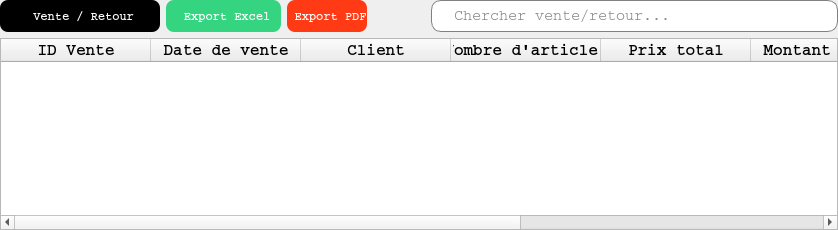
            <widget class="QWidget" name="tab_ventes_retours">
             <attribute name="title">
              <string>Ventes et Retours</string>
             </attribute>
             <layout class="QGridLayout" name="gridLayout_10">
              <property name="leftMargin">
               <number>0</number>
              </property>
              <property name="topMargin">
               <number>0</number>
              </property>
              <property name="rightMargin">
               <number>0</number>
              </property>
              <property name="bottomMargin">
               <number>0</number>
              </property>
              <item row="0" column="0">
               <layout class="QHBoxLayout" name="horizontalLayout_15">
                <item>
                 <widget class="QPushButton" name="btn_ajout_vente_retour">
                  <property name="minimumSize">
                   <size>
                    <width>160</width>
                    <height>32</height>
                   </size>
                  </property>
                  <property name="maximumSize">
                   <size>
                    <width>160</width>
                    <height>32</height>
                   </size>
                  </property>
                  <property name="font">
                   <font>
                    <family>Courier</family>
                    <pointsize>-1</pointsize>
                    <bold>true</bold>
                   </font>
                  </property>
                  <property name="cursor">
                   <cursorShape>PointingHandCursor</cursorShape>
                  </property>
                  <property name="styleSheet">
                   <string notr="true">QPushButton{
	background-color: rgb(0, 0, 0);
	color: white;
	border: none;
	border-radius: 8px;
	font-weight: bold;
	font-size: 12px
}</string>
                  </property>
                  <property name="text">
                   <string> Vente / Retour</string>
                  </property>
                  <property name="icon">
                   <iconset resource="../ressources.qrc">
                    <normaloff>:/icones/add.png</normaloff>:/icones/add.png</iconset>
                  </property>
                 </widget>
                </item>
                <item>
                 <widget class="QPushButton" name="btn_export_ventes_retours_excel">
                  <property name="minimumSize">
                   <size>
                    <width>115</width>
                    <height>32</height>
                   </size>
                  </property>
                  <property name="maximumSize">
                   <size>
                    <width>115</width>
                    <height>32</height>
                   </size>
                  </property>
                  <property name="font">
                   <font>
                    <family>Courier</family>
                    <pointsize>-1</pointsize>
                    <bold>true</bold>
                   </font>
                  </property>
                  <property name="cursor">
                   <cursorShape>PointingHandCursor</cursorShape>
                  </property>
                  <property name="styleSheet">
                   <string notr="true">QPushButton{
	background-color: #34D481;
	color: white;
	border: none;
	border-radius: 8px;
	font-weight: bold;
	font-size: 12px
}</string>
                  </property>
                  <property name="text">
                   <string> Export Excel</string>
                  </property>
                  <property name="icon">
                   <iconset resource="../ressources.qrc">
                    <normaloff>:/icones/excel.png</normaloff>:/icones/excel.png</iconset>
                  </property>
                 </widget>
                </item>
                <item>
                 <widget class="QPushButton" name="btn_export_vente_retour_pdf">
                  <property name="minimumSize">
                   <size>
                    <width>0</width>
                    <height>32</height>
                   </size>
                  </property>
                  <property name="maximumSize">
                   <size>
                    <width>125</width>
                    <height>32</height>
                   </size>
                  </property>
                  <property name="font">
                   <font>
                    <family>Courier</family>
                    <pointsize>-1</pointsize>
                    <bold>true</bold>
                   </font>
                  </property>
                  <property name="cursor">
                   <cursorShape>PointingHandCursor</cursorShape>
                  </property>
                  <property name="styleSheet">
                   <string notr="true">QPushButton{
	background-color: rgb(255, 58, 21);
	color: white;
	border: none;
	border-radius: 8px;
	font-weight: bold;
	font-size: 12px
}</string>
                  </property>
                  <property name="text">
                   <string> Export PDF</string>
                  </property>
                  <property name="icon">
                   <iconset resource="../ressources.qrc">
                    <normaloff>:/icones/pdf.png</normaloff>:/icones/pdf.png</iconset>
                  </property>
                 </widget>
                </item>
                <item>
                 <spacer name="horizontalSpacer_13">
                  <property name="orientation">
                   <enum>Qt::Orientation::Horizontal</enum>
                  </property>
                  <property name="sizeHint" stdset="0">
                   <size>
                    <width>58</width>
                    <height>20</height>
                   </size>
                  </property>
                 </spacer>
                </item>
                <item>
                 <widget class="QLineEdit" name="cherche_vente_retour">
                  <property name="minimumSize">
                   <size>
                    <width>407</width>
                    <height>32</height>
                   </size>
                  </property>
                  <property name="maximumSize">
                   <size>
                    <width>407</width>
                    <height>31</height>
                   </size>
                  </property>
                  <property name="font">
                   <font>
                    <family>Courier</family>
                    <pointsize>11</pointsize>
                   </font>
                  </property>
                  <property name="styleSheet">
                   <string notr="true">QLineEdit{
	padding-left: 20px;
	border: 1px solid gray;
	border-radius:10px
}</string>
                  </property>
                  <property name="placeholderText">
                   <string>Chercher vente/retour...</string>
                  </property>
                  <property name="clearButtonEnabled">
                   <bool>true</bool>
                  </property>
                 </widget>
                </item>
               </layout>
              </item>
              <item row="1" column="0">
               <widget class="QTableWidget" name="table_infos_ventes_retours">
                <property name="font">
                 <font>
                  <family>Courier</family>
                  <pointsize>12</pointsize>
                 </font>
                </property>
                <property name="styleSheet">
                 <string notr="true">QHeaderView::section{
	font-weight: bold;
	/*background-color: black;*/
	/*color: white;*/
}

QTablewidget{
	alternate-background-color: #B0EDFB;
	background-color: #F4F9FA;
}</string>
                </property>
                <property name="editTriggers">
                 <set>QAbstractItemView::EditTrigger::NoEditTriggers</set>
                </property>
                <property name="alternatingRowColors">
                 <bool>true</bool>
                </property>
                <property name="textElideMode">
                 <enum>Qt::TextElideMode::ElideNone</enum>
                </property>
                <property name="verticalScrollMode">
                 <enum>QAbstractItemView::ScrollMode::ScrollPerItem</enum>
                </property>
                <property name="horizontalScrollMode">
                 <enum>QAbstractItemView::ScrollMode::ScrollPerItem</enum>
                </property>
                <property name="sortingEnabled">
                 <bool>true</bool>
                </property>
                <attribute name="horizontalHeaderCascadingSectionResizes">
                 <bool>true</bool>
                </attribute>
                <attribute name="horizontalHeaderMinimumSectionSize">
                 <number>80</number>
                </attribute>
                <attribute name="horizontalHeaderDefaultSectionSize">
                 <number>150</number>
                </attribute>
                <attribute name="horizontalHeaderStretchLastSection">
                 <bool>true</bool>
                </attribute>
                <column>
                 <property name="text">
                  <string>ID Vente</string>
                 </property>
                </column>
                <column>
                 <property name="text">
                  <string>Date de vente</string>
                 </property>
                </column>
                <column>
                 <property name="text">
                  <string>Client</string>
                 </property>
                </column>
                <column>
                 <property name="text">
                  <string>Nombre d'articles</string>
                 </property>
                </column>
                <column>
                 <property name="text">
                  <string>Prix total</string>
                 </property>
                </column>
                <column>
                 <property name="text">
                  <string>Montant réglé</string>
                 </property>
                </column>
                <column>
                 <property name="text">
                  <string>Montant restant</string>
                 </property>
                </column>
                <column>
                 <property name="text">
                  <string>Utilisateur</string>
                 </property>
                </column>
               </widget>
              </item>
             </layout>
            </widget>
